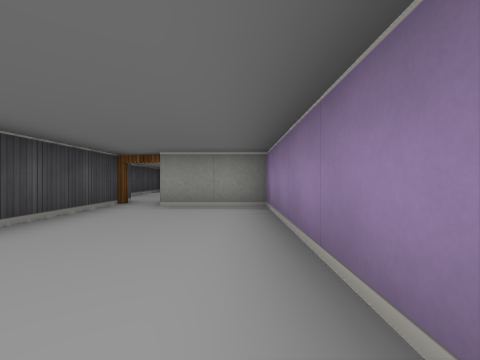
View 1 (above)

14 first-person views from a walk through a cub3D ray-caster map. The camera is about half as high as the walls, looks level and sees 90° across. The floor is counted in squares. Each view is taken from the middle of a square. On the plan, view 1 faces up. The plan holds only what a view shows up to about 9 squares ahead; the rest is blank.

View 2
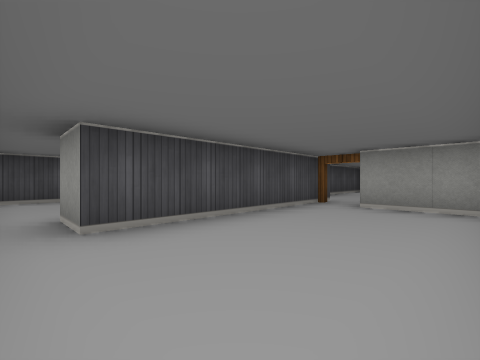

View 3
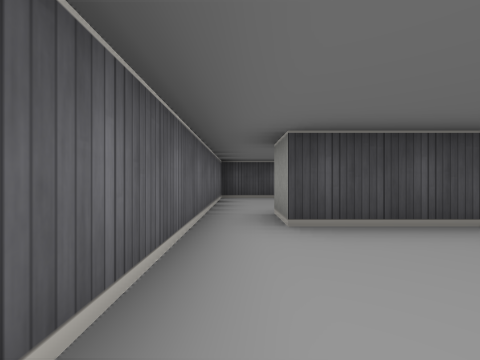

View 4
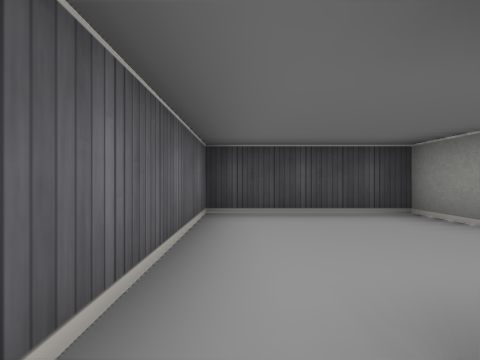

View 5
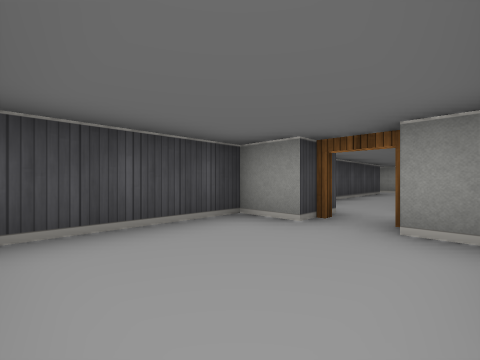

View 6
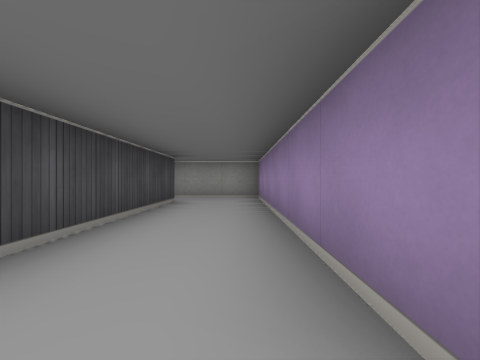

View 7
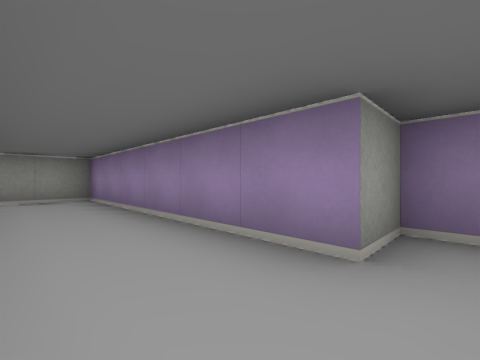

View 8
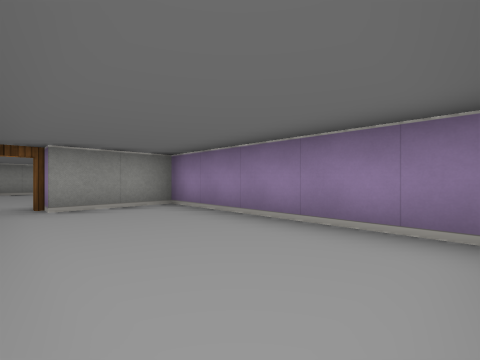

View 9
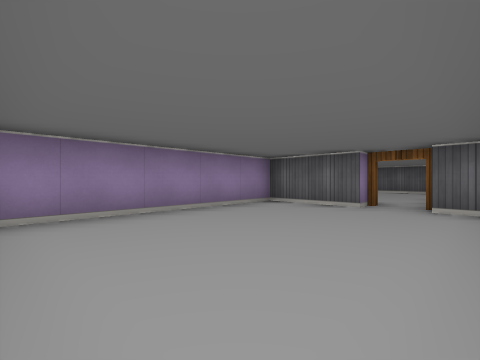

View 10
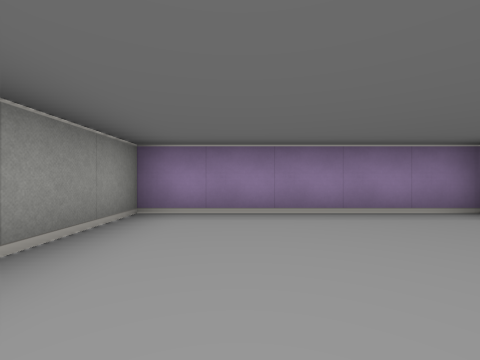

View 11
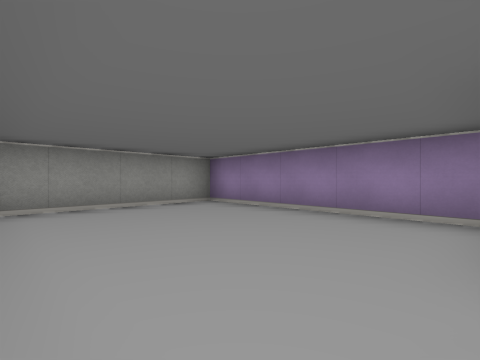

View 12
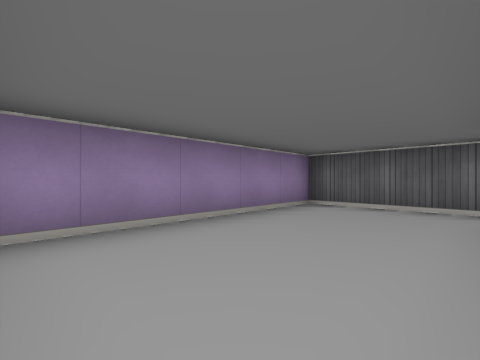

View 13
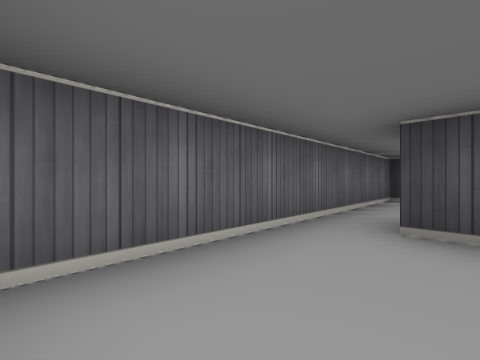

View 14
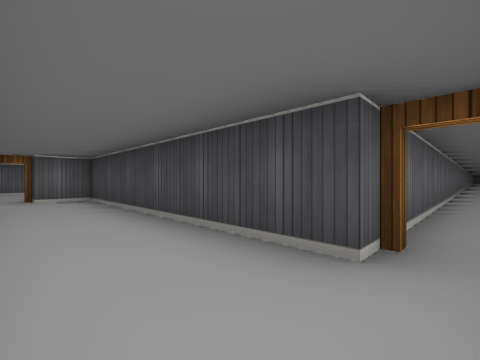

### Floor plan
Points are (right, up) in squares from view 1. A wall is a line through its corners. A room is listed if a view was taken in it or the views show most of it. See-through windows are left out.
Room 1 (views 1, 2, 3, 4, 8, 12, 13)
walls: (-3.5, -0.5) (0.5, -0.5) (0.5, 4.5) (-1.5, 4.5); (-2.5, 5.5) (-2.5, 0.5) (-3.5, 0.5)
ways out: opening at (-3, 0) to room 2; open door at (-2, 5) to room 4
Room 2 (view 5)
walls: (-5.5, 2.5) (-6.5, 2.5) (-6.5, -0.5) (-3.5, -0.5); (-4, 2.5) (-4.5, 2.5)
ways out: opening at (-3, 0) to room 1; open door at (-5, 3) to room 3
Room 3 (views 6, 7, 14)
walls: (-6.5, 9.5) (-6.5, 3.5) (-5.5, 3.5); (-3.5, 4) (-3.5, 4.5) (-4.5, 4.5) (-4.5, 10.5) (-6.8, 10.5)
ways out: open door at (-5, 3) to room 2; open door at (-7, 10)
Room 4 (views 9, 10, 11)
walls: (-3.5, 9.2) (-3.5, 7.6); (-1.5, 5.5) (0.5, 5.5) (0.5, 10.5) (-3, 10.5); (-3, 5.5) (-2.5, 5.5)
ways out: open door at (-2, 5) to room 1

Positions as (right, up) in squares from view 1, and headings:
1: (0, 0), facing up
2: (0, 0), facing up-left
3: (0, 0), facing left
4: (-3, 0), facing left
5: (-4, 0), facing up-left
6: (-5, 4), facing up
7: (-6, 4), facing up-right
8: (-2, 0), facing up-right
9: (-3, 10), facing down-right
10: (-3, 9), facing right
11: (-3, 6), facing up-right
12: (-2, 4), facing down-right
13: (0, 1), facing down-left
14: (-5, 10), facing down-left
